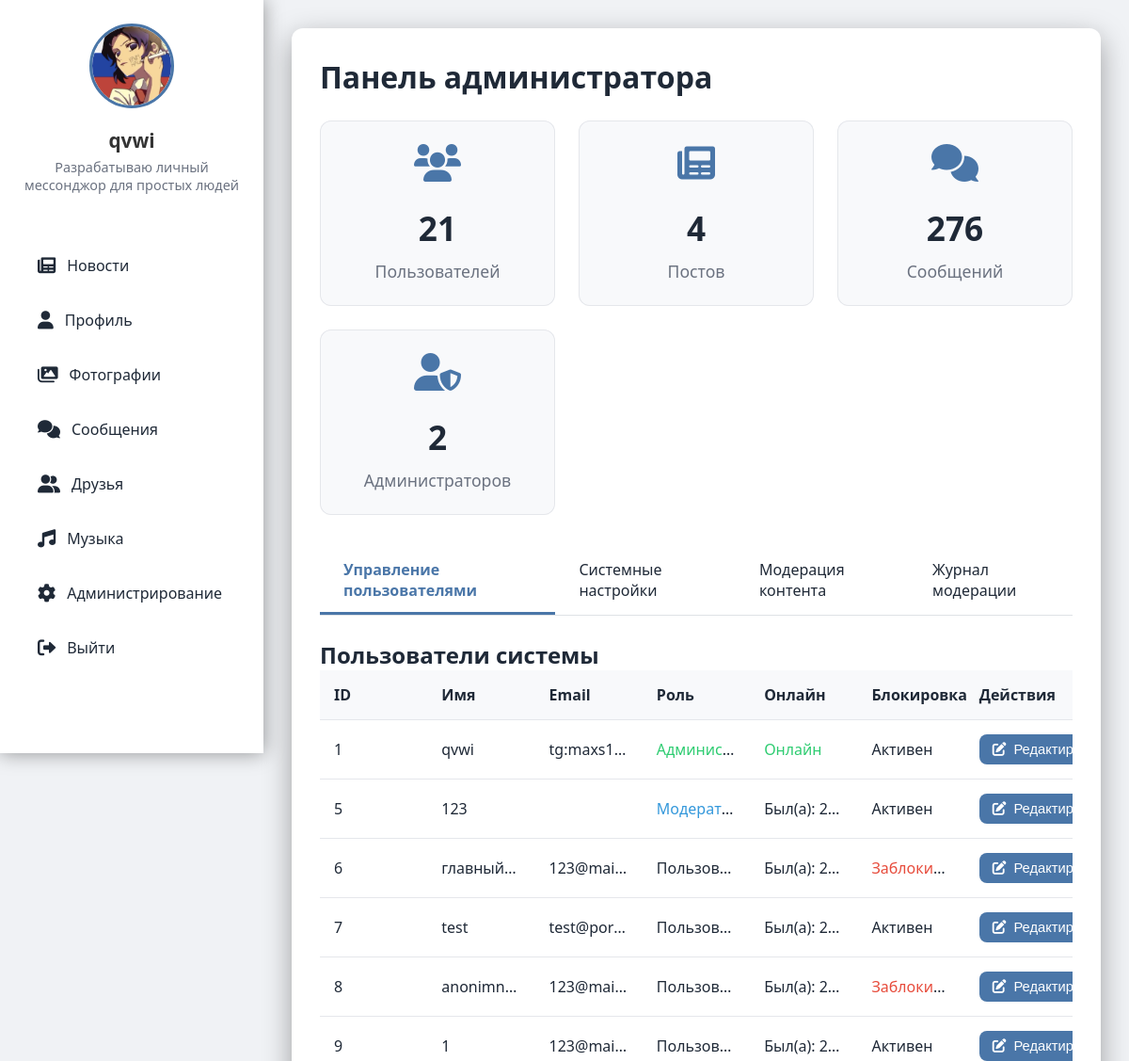
Page /admin (signed in, upper part) on the earlier database version.
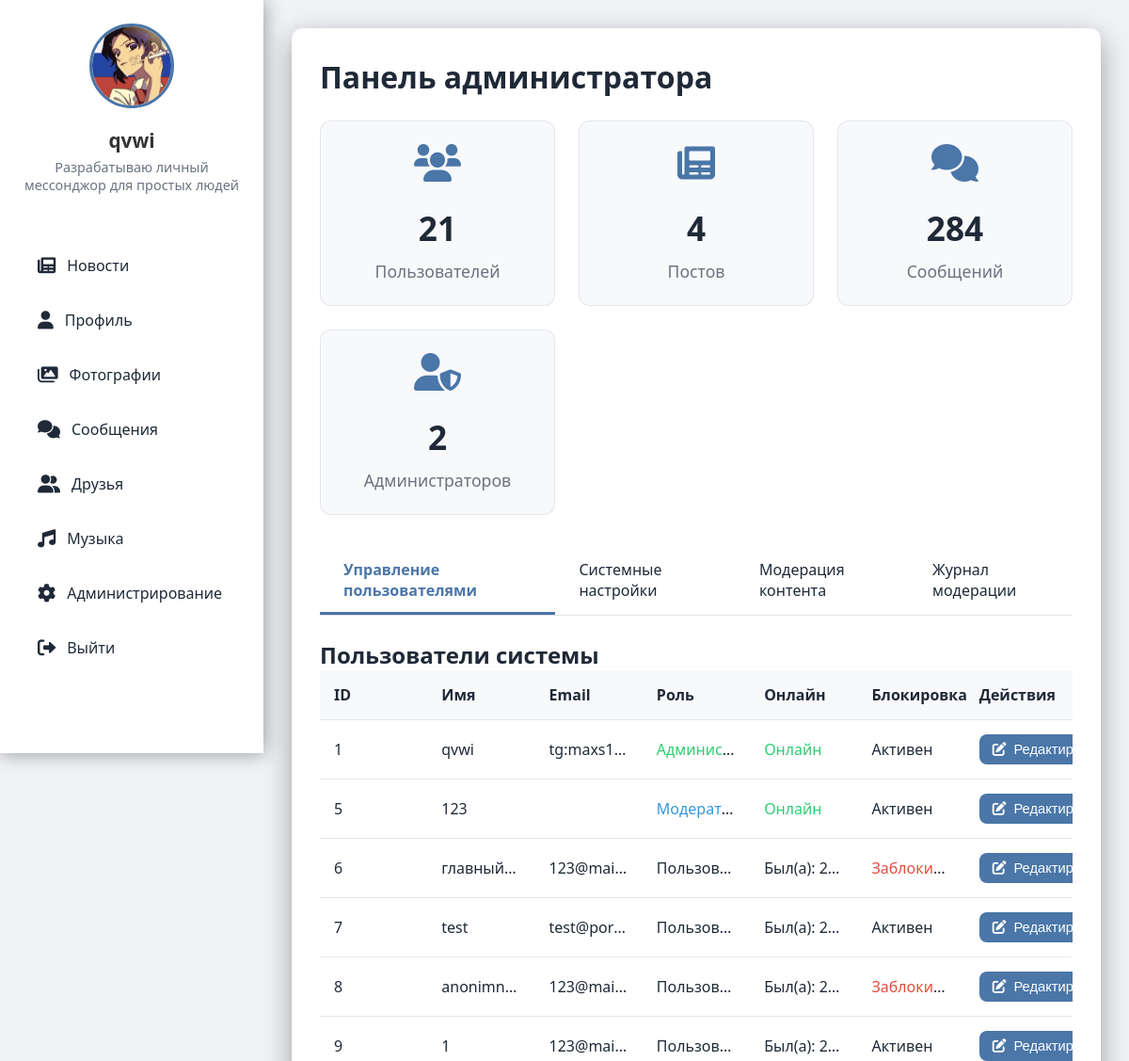
Same page on the later database version.
### tables this page shows
CREATE TABLE users (
                id INTEGER PRIMARY KEY AUTOINCREMENT,
                username TEXT UNIQUE NOT NULL,
                password TEXT NOT NULL,
                email TEXT,
                bio TEXT,
                avatar TEXT, role TEXT DEFAULT 'user' CHECK(role IN ('admin', 'moderator', 'user')), is_online BOOLEAN DEFAULT FALSE, last_seen DATETIME, banner TEXT, is_blocked BOOLEAN DEFAULT 0, block_reason TEXT);

### routes/admin.py (the view)
@bp.route('/admin')
def admin():
    if 'user_id' not in session:
        return redirect(url_for('auth.index'))
    user_id = session['user_id']
    conn = get_db()
    c = conn.cursor()
    c.execute("SELECT * FROM users WHERE id = ?", (user_id,))
    user = c.fetchone()
    if not user or user['role'] != 'admin':
        return redirect(url_for('feed.feed'))
    c.execute("SELECT COUNT(*) FROM users")
    users_count = c.fetchone()[0]
    c.execute("SELECT COUNT(*) FROM posts")
    posts_count = c.fetchone()[0]
    c.execute("SELECT COUNT(*) FROM messages")
    messages_count = c.fetchone()[0]
    c.execute("SELECT COUNT(*) FROM users WHERE role = 'admin'")
    admins_count = c.fetchone()[0]
    c.execute("SELECT id, username, email, bio, avatar, role, is_online, last_seen, is_blocked, block_reason FROM users")
    users = c.fetchall()
    c.execute("SELECT key, value FROM settings")
    settings = {row['key']: row['value'] for row in c.fetchall()}
    c.execute("SELECT id, email, message, status, created_at FROM invite_requests WHERE status='pending' ORDER BY created_at DESC")
    invite_requests = c.fetchall()
    c.execute("""
        SELECT code, uses_left, created_at, expires_at,
               CASE WHEN expires_at IS NOT NULL AND expires_at <= CURRENT_TIMESTAMP THEN 1 ELSE 0 END AS expired
        FROM invites ORDER BY created_at DESC
    """)
    invites = c.fetchall()
    c.execute("SELECT id, target_type, target_id, reason, created_at FROM reports WHERE status='open' ORDER BY created_at DESC")
    reports = c.fetchall()
    c.execute('''SELECT mr.id, mr.track_id, mr.reason, mr.created_at, m.title, m.filename, u.username
                 FROM music_reports mr JOIN music m ON mr.track_id=m.id JOIN users u ON mr.reporter_id=u.id
                 WHERE mr.status='open' ORDER BY mr.created_at DESC''')
    music_reports = c.fetchall()
    conn.close()
    return render_template('admin.html',
                           user=user,
                           users_count=users_count,
                           posts_count=posts_count,
                           messages_count=messages_count,
                           admins_count=admins_count,
                           users=users,
                           settings=settings,
                           reports=reports,
                           music_reports=music_reports,
                           invite_requests=invite_requests,
                           invites=invites)

### app.py (called while the page is built)
def _gen_csrf_token():
    import secrets
    token = session.get('_csrf_token')
    if not token:
        token = secrets.token_urlsafe(32)
        session['_csrf_token'] = token
    return token

@app.context_processor
def inject_csrf():
    return {'csrf_token': _gen_csrf_token()}

@app.before_request
def csrf_protect():
    if request.method in ('POST','PUT','PATCH','DELETE'):
        if request.path.startswith('/socket.io') or request.path.startswith('/static'):
            return None
        if request.endpoint in {'auth.index'}:
            if not session.get('_csrf_token'):
                return None
        token = None
        token = request.headers.get('X-CSRFToken') or request.headers.get('X-CSRF-Token')
        if not token:
            token = request.form.get('csrf_token') or request.args.get('csrf_token')
        if not token and request.is_json:
            try:
                token = (request.get_json(silent=True) or {}).get('csrf_token')
            except Exception:
                token = None
        if not token or token != session.get('_csrf_token'):
            return ('CSRF token missing or invalid', 400)

### templates/admin.html (shortened to what the changed rows need)
<!DOCTYPE html>
<html>
<head>
    <link href="https://cdnjs.cloudflare.com/ajax/libs/font-awesome/6.0.0/css/all.min.css" rel="stylesheet">
</head>
<body>
    <div class="content">
        <div class="admin-container">
            <h1>Панель администратора</h1>
            <div class="stats-grid">
                <div class="stat-card">
                    <i class="fas fa-comments"></i>
                    <div class="number">{{ messages_count }}</div>
                    <div class="label">Сообщений</div>
                </div>
            </div>
            <div class="tab-content active" id="users-tab">
                <h2>Пользователи системы</h2>
                <table class="user-table">
                    <thead>
                        <tr>
                            <th>ID</th>
                            <th>Имя</th>
                            <th>Email</th>
                            <th>Роль</th>
                            <th>Онлайн</th>
                            <th>Блокировка</th>
                            <th>Действия</th>
                        </tr>
                    </thead>
                    <tbody>
                        {% for u in users %}
                        <tr data-user-id="{{ u[0] }}">
                            <td>{{ u[0] }}</td>
                            <td>{{ u[1] }}</td>
                            <td>{{ u[2] }}</td>
                            <td>
                                {% if u[5] == 'admin' %}
                                    <span style="color: #2ecc71;">Администратор</span>
                                {% elif u[5] == 'moderator' %}
                                    <span style="color: #3498db;">Модератор</span>
                                {% else %}
                                    Пользователь
                                {% endif %}
                            </td>
                            <td>
                                {% if u[6] %}
                                    <span style="color:#2ecc71">Онлайн</span>
                                {% else %}
                                    <span title="{{ u[7] }}">Был(а): {{ u[7] }}</span>
                                {% endif %}
                            </td>
                            <td>
                                {% if u[8] %}
                                    <span style="color:#e74c3c">Заблокирован</span>
                                {% else %}
                                    Активен
                                {% endif %}
                            </td>
                            <td class="action-buttons">
                                <button type="button" class="btn js-edit" data-user-id="{{ u[0] }}" data-username="{{ u[1] }}" data-email="{{ u[2] }}" data-blocked="{{ u[8] }}">
                                    <i class="fas fa-edit"></i> Редактировать
                                </button>
                            </td>
                        </tr>
                        {% endfor %}
                    </tbody>
                </table>
            </div>
        </div>
    </div>
</body>
</html>

Differences in the rows shown:
changed users id 5: last_seen "2…" → (not shown); is_online "Был(а):" → "Онлайн"
Other differences:
{{ messages_count }}: "276" → "284"
